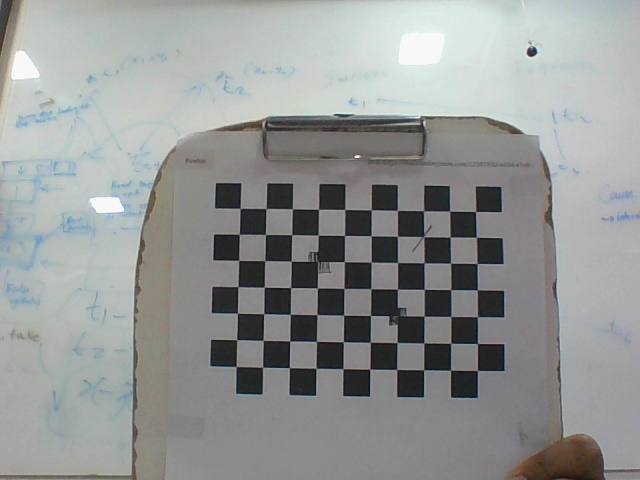
#> input picture Corruption_experiment/images_with_changes/with_corrupted_images/parameters_estimation/assets/image_1.jpg, 640 x 480 px; its folder holds 4 pictures in this run
$ python distortion_detection.py
#> lines starting #> are read from the running program, lines starting #| are printed output that depends on the picture; after the words box and inside, x2 and y2 are one past the last pixel; in counts of white or black regions, pixels touching at a corner belong together; long printed decimals are rounded
# The aim is to initially assume zero distortion, then calculate and plot the reprojection errors,
# and based on these errors, we will then determine the type of distortion
import cv2
import numpy as np
import glob
import os

pattern_size = (10,7)
images = glob.glob("assets/*.jpg")
images.sort(key=lambda x: int(os.path.basename(x).split('_')[1].split('.')[0]))

# Loading the intrinsic and extrinsic matrices along with the coordinate points for images in world and image frame
K = np.load("K.npy")
#> (reads Homography/K.npy from the repository)
img_points = np.load("image_points.npy")
#> (reads Corruption_experiment/shuffeled_correspondances/parameters_estimation/image_points.npy from the repository)
world_points = np.load("world_points.npy")
#> (reads Corruption_experiment/shuffeled_correspondances/parameters_estimation/world_points.npy from the repository)
M_ext = np.load("M_ext.npy")
#> (reads Distortion_detection/M_ext.npy from the repository)

num_images = len(img_points)
num_points = pattern_size[0] * pattern_size[1]

world_points = world_points.reshape(num_images, num_points, 2)
num_images = world_points.shape[0]
num_points = world_points.shape[1]

Z =np.zeros((num_images, num_points, 1))
ones = np.ones((num_images, num_points, 1))

world_mtx = np.concatenate((world_points, Z, ones), axis=2)
np.save("World_mtx", world_mtx)
print(world_mtx.shape[0])

image_errors = []
all_errors = []
all_points = []

for i in range(num_images):
    img = cv2.imread(images[i])
#> img is the input picture: shape (480, 640, 3); mean B, G, R 149.8, 151, 148.2
    gray = cv2.cvtColor(img, cv2.COLOR_BGR2GRAY)

    P = K @ M_ext[i]
    proj_coordinates = (P @ world_mtx[i].T).T
    proj_points = proj_coordinates[:,:2] / proj_coordinates[:, 2][:, None]

    ret, corners = cv2.findChessboardCorners(gray, pattern_size, None)
#> ret = True; corners = 70 rows, first 8: [239.8, 208.3], [266.3, 209], [292.5, 208.6], [318.4, 209], [344.8, 209.6], [371.4, 210.3], [396.8, 210.4], [422.8, 210.5]

    if ret:
        points_cal = corners.reshape(-1,2)
#> points_cal = 70 pairs, first value 235.6 to 477.8, second value 208.3 to 370.7

        error = proj_points - points_cal
#> error = 70 pairs, first value -264.2 to 150.5, second value -121.6 to 155.2
        error_mag = np.linalg.norm(error, axis=1)
#> error_mag = 70 values, max 301.1 at index 9, min 20.56 at index 33, mean 156.5

        mean_error = np.mean(error_mag)
#> mean_error = 156.5
        image_errors.append(mean_error)
        all_errors.append(error)
        all_points.append(points_cal)

        print(f" Error for the image {i+1} is : ", mean_error)
#|  Error for the image 1 is :  156.468

        for j in range(len(points_cal)):
            p1 = tuple(points_cal[j].astype(int))
            p2 = tuple(proj_points[j].astype(int))

            cv2.circle(img, p1, 2, (0,255,0), -1)
            cv2.circle(img, p2, 2, (0,0,255), -1)

            cv2.arrowedLine(img, p1, p2, (255,0,0), 1)
#> this loop made 70 passes
#> (p1, p2) on passes 1 to 12: ((239, 208), (390, 361)), ((266, 208), (370, 362)), ((292, 208), (350, 362)), ((318, 209), (331, 363)), ((344, 209), (312, 363)), ((371, 210), (292, 364)), ((396, 210), (273, 365)), ((422, 210), (254, 365)), ((449, 211), (236, 366)), ((475, 211), (217, 366)), ((239, 234), (389, 341)), ((265, 234), (369, 342))
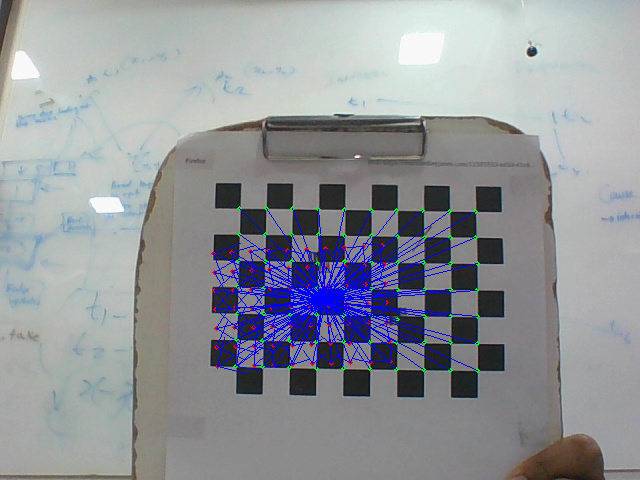
#> img: shape (480, 640, 3); 3.32% of pixels changed, all inside (x1, y1, x2, y2) = (211, 206, 480, 374)
        store_path = 'output'
        os.makedirs(store_path, exist_ok=True)

        img_name = f"output/reproj_{i+1}.jpg"
        cv2.imwrite(img_name, img)

    else:
        print("Error detecting the image!!")
#> pass 2 of the loop `for i in range(num_images):`:
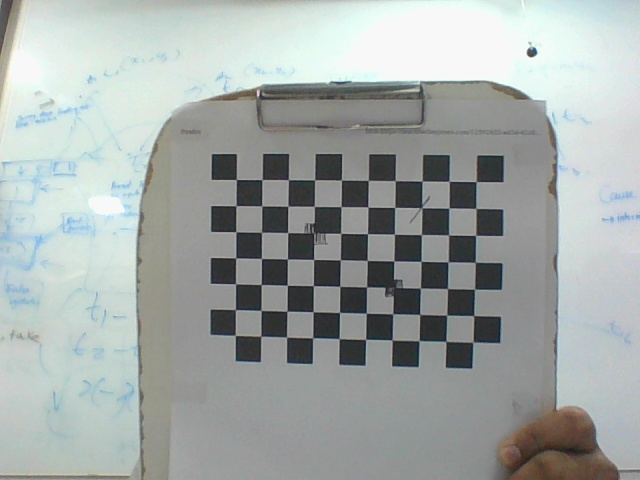
#> input picture Corruption_experiment/images_with_changes/with_corrupted_images/parameters_estimation/assets/image_10.jpg, 640 x 480 px
#> img is the input picture: shape (480, 640, 3); mean B, G, R 167.4, 169.3, 163
#> `gray = cv2.cvtColor(img, cv2.COLOR_BGR2GRAY)`:
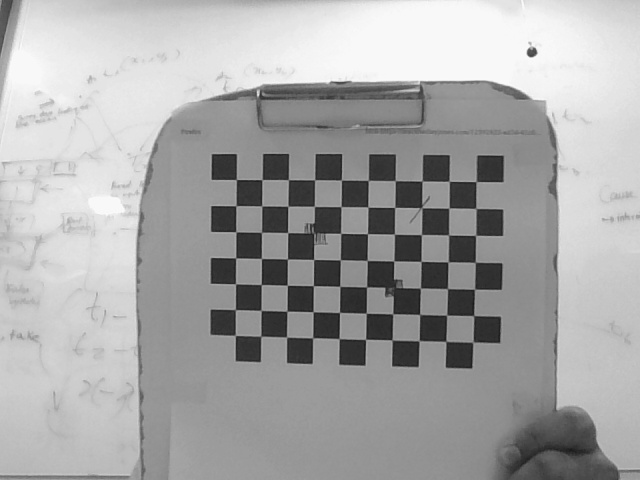
#> gray: shape (480, 640); min 24, max 252, mean 167.2
#> corners = 70 rows, first 8: [236.3, 179.8], [262.2, 180.2], [288.6, 179.7], [314.7, 179.7], [340.6, 180.3], [368.4, 181.4], [394.8, 181.1], [422.1, 181.2]
#> points_cal = 70 pairs, first value 235 to 475.7, second value 179.7 to 343.2
#> error = 70 pairs, first value -269 to 159.1, second value -105.2 to 183.5
#> error_mag = 70 values, max 306.3 at index 9, min 15.18 at index 43, mean 161.6
#> mean_error = 161.6
#|  Error for the image 2 is :  161.650
#> the loop `for j in range(len(points_cal)):` made 70 passes
#> (p1, p2) on passes 1 to 8: ((236, 179), (395, 363)), ((262, 180), (374, 361)), ((288, 179), (353, 359)), ((314, 179), (332, 358)), ((340, 180), (312, 356)), ((368, 181), (293, 354)), ((394, 181), (274, 353)), ((422, 181), (255, 351))
#> after the loop `for j in range(len(points_cal)):`:
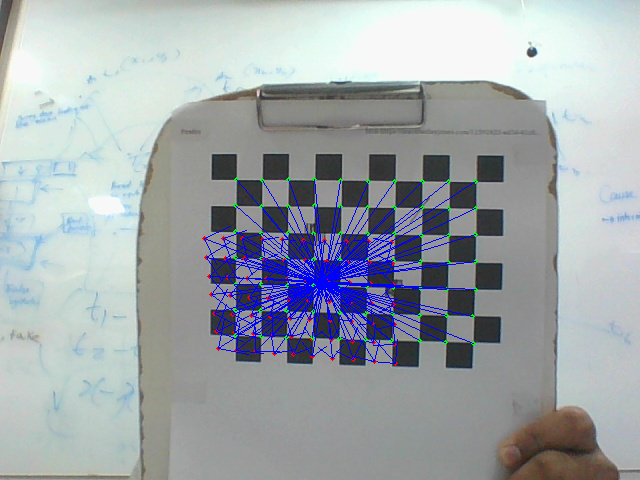
#> img: shape (480, 640, 3); 3.42% of pixels changed, all inside (x1, y1, x2, y2) = (202, 177, 478, 366)
#> pass 3 of the loop `for i in range(num_images):`:
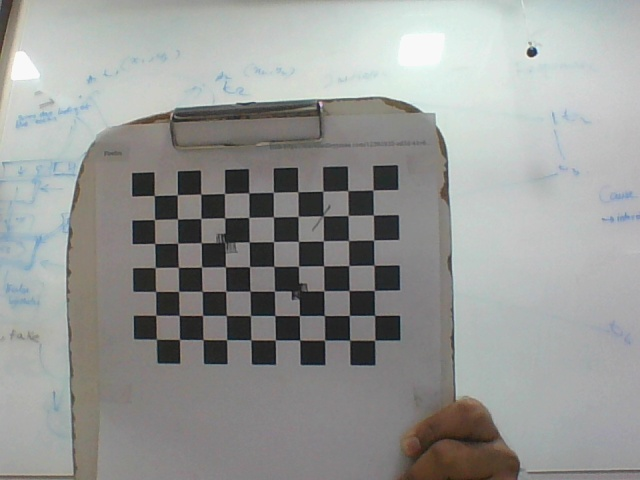
#> input picture Corruption_experiment/images_with_changes/with_corrupted_images/parameters_estimation/assets/image_11.jpg, 640 x 480 px
#> img is the input picture: shape (480, 640, 3); mean B, G, R 150.5, 152.7, 151.2
#> corners = 70 rows, first 8: [153.6, 195.9], [177, 195], [200.5, 194.5], [224, 193.1], [248.6, 193.4], [273.5, 192.5], [298, 192], [323.1, 191.2]
#> points_cal = 70 pairs, first value 153.6 to 374.3, second value 190.1 to 340.6
#> error = 70 pairs, first value -221.5 to 222.3, second value -114.9 to 220.9
#> error_mag = 70 values, max 278.4 at index 9, min 16.13 at index 44, mean 152.3
#> mean_error = 152.3
#|  Error for the image 3 is :  152.309
#> the loop `for j in range(len(points_cal)):` made 70 passes
#> (p1, p2) on passes 1 to 8: ((153, 195), (375, 340)), ((177, 194), (356, 348)), ((200, 194), (337, 356)), ((223, 193), (317, 364)), ((248, 193), (298, 372)), ((273, 192), (279, 380)), ((298, 192), (260, 387)), ((323, 191), (241, 395))
#> after the loop `for j in range(len(points_cal)):`:
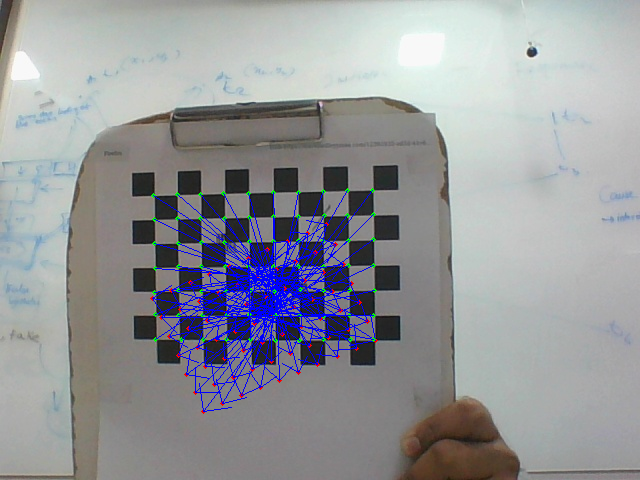
#> img: shape (480, 640, 3); 3.36% of pixels changed, all inside (x1, y1, x2, y2) = (150, 188, 378, 414)
#> (the run stopped early here; a loop or call above may not have finished)
